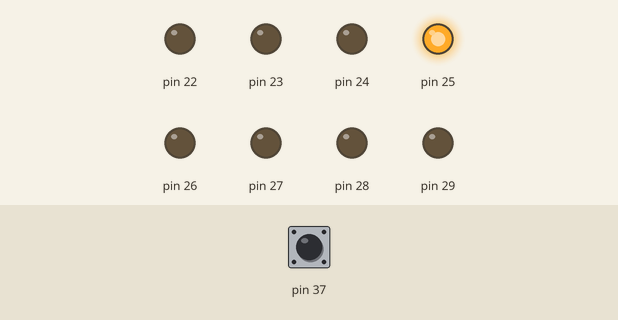
The sketch below on a simulated Arduino Mega 2560, built with avr-gcc and run on an emulated ATmega2560. Parts: output pins drawn as LEDs (lit = HIGH). Inputs (shaded band) come from the test bench; at power-on: pin 37 HIGH.

Above: at 1.8 s.
1.9 s: pin 37 pulled LOW for 0.6 s
At 2.4 s:
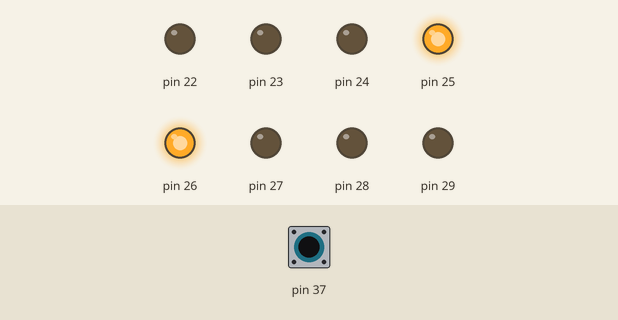
At 2.8 s:
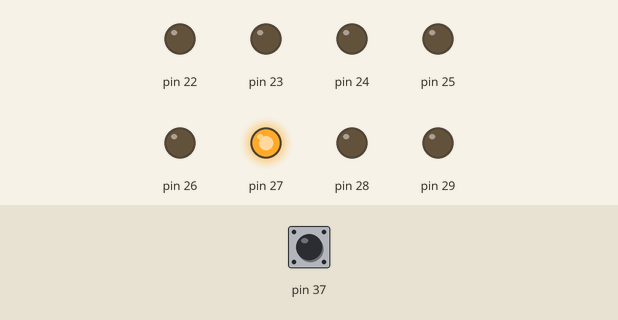
5.0 s: pin 37 pulled LOW for 1 s
9.0 s: pin 37 pulled LOW for 3.2 s
13.7 s: pin 37 pulled LOW for 1 s
At 15.4 s:
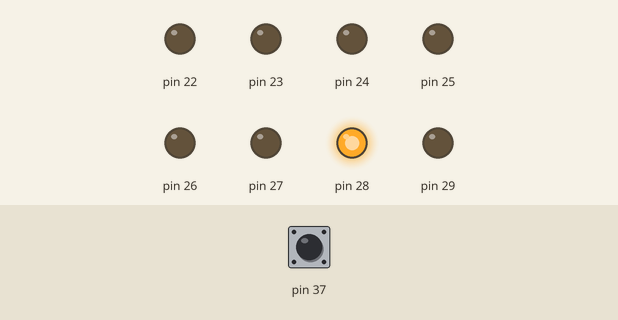
16.7 s: pin 37 driven LOW
At 17.4 s:
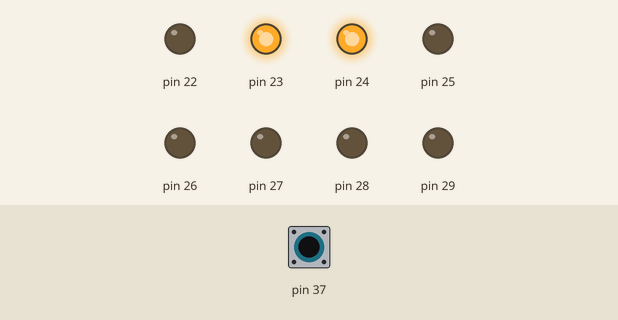
19.7 s: pin 37 driven HIGH
Timing chart, 0 to 23.7 s (numbered marks = the images above; inputs shaded):
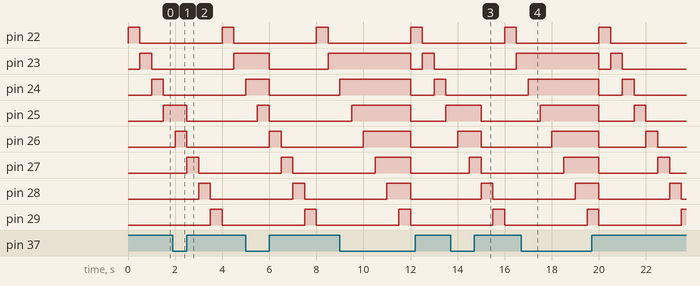

Measured:
- after the input at 1.9 s, pin 25: HIGH → LOW after 0.60 s instead of 0.10 s
- after the input at 13.7 s, pin 25: HIGH → LOW after 1.3 s instead of 0.30 s
- after the input at 16.7 s, pin 23: stays HIGH (without the input it goes to LOW after 0.30 s); pin 24: goes on until 17.0 s, then stays HIGH; pin 25: goes on until 17.5 s, then stays HIGH; pin 26: goes on until 18.0 s, then stays HIGH; pin 27: goes on until 18.5 s, then stays HIGH

The sketch:

main.ino
```cpp
#include <Arduino.h>

int i = 0;

void setup() {
    DDRA = 0xFF;
    DDRC = 0x00;
    PORTC = 0x01;
}

void loop() {
    if(PINC & 0x01) {
        if(i > 7) {
            i = 0;
        }
        PORTA = 1 << i;
        _delay_ms(500);
        i++;
    } else {
        if(i > 7) {
            i = 0;
            PORTA = 0x00;
        }
        PORTA |= 1 << i;
        _delay_ms(500);
        i++;
    }
}
```
